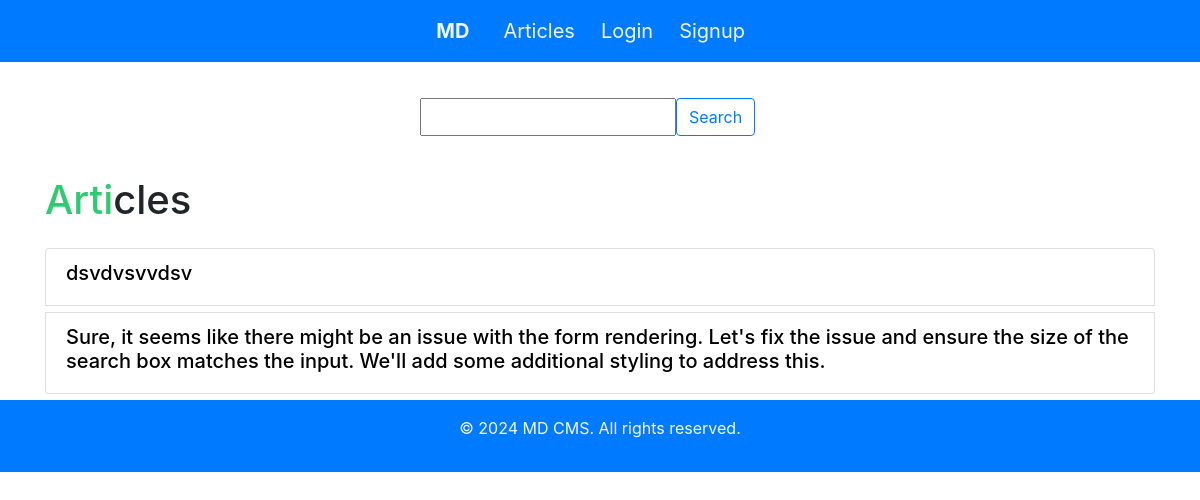
The app's page /article/ with its own data.
### md_cms/models.py (models this page shows, shortened)
class Article(models.Model):
    title=models.CharField(max_length=200)
    content = models.TextField()

### md_cms/views.py (the view)
# urls.py: path('article/', article_list, name='article_list'),
def article_list(request):
    articles = Article.objects.all()
    search_form = SearchForm(request.GET)
    if search_form.is_valid():
        search_query = search_form.cleaned_data['search_query']
        articles=articles.filter(title__icontains=search_query)
        return render(request, 'search_result.html', {'articles': articles, 'search_query': search_query})
    return render(request , 'article_list.html',{'articles':articles, 'search_form':search_form})

### md_cms/forms.py
class SearchForm(forms.Form):
    search_query = forms.CharField(max_length='150', label='Search')

### md_cms/templates/article_list.html (shortened to what this page needs)
{% extends 'base.html' %}
{% block content %}
<div class="container mt-5">
    <div class="row">
        <div class="col-md-6 offset-md-3">
            <form action="{% url 'article_list' %}" method="get" style="margin-top: 50px; margin-left: 90px;">
                <div class="input-group mb-3">
                    {{ search_form.search_query }}
                    <button class="btn btn-outline-primary" type="submit">Search</button>
                </div>
            </form>
        </div>
    </div>
    <h1 class="mt-4 mb-4"><span class="highlight" style="font-size: 40px;">Arti</span>cles</h1>
    <ul class="list-group">
        {% for article in articles %}
        <li class="list-group-item" style="margin-bottom: 6px;">
            <div class="d-flex justify-content-between align-items-center">
                <h5><a href="{% url 'article_detail' article.pk %}" style="color: black; ">{{ article.title }}</a></h5>
            </div>
        </li>
        {% endfor %}
    </ul>
</div>
{% endblock %}

### md_cms/templates/base.html (style rules this page uses)
.highlight { color: #2ecc71; font-size: 50px; }

### records on screen
Article: title "dsvdvsvvdsv"
Article: title "Sure, it seems like there might be an issue with the form rendering. Let's fix the issue and ensure the size of the search box matches the input. We'll add some additional styling to address this."
